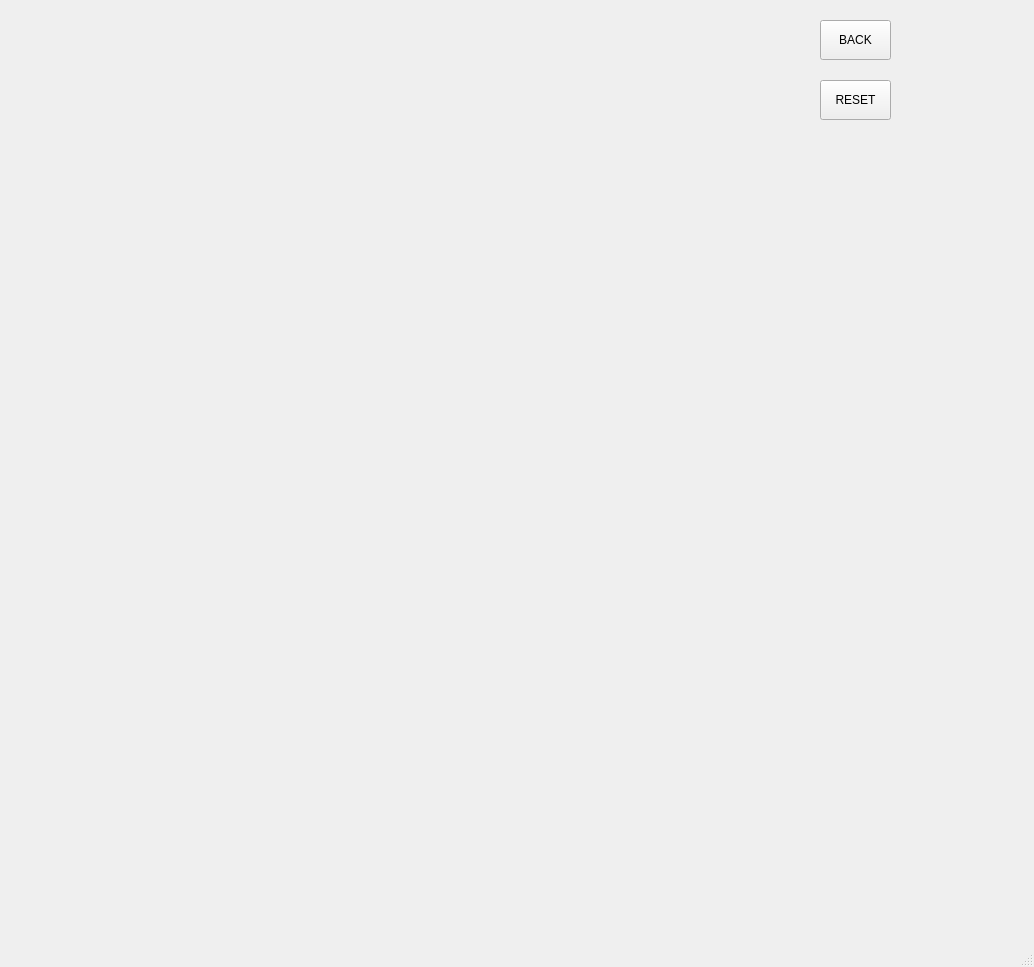
<?xml version="1.0" encoding="UTF-8"?>
<ui version="4.0">
 <class>MainWindow</class>
 <widget class="QMainWindow" name="MainWindow">
  <property name="geometry">
   <rect>
    <x>0</x>
    <y>0</y>
    <width>1034</width>
    <height>967</height>
   </rect>
  </property>
  <property name="windowTitle">
   <string>MainWindow</string>
  </property>
  <widget class="QWidget" name="centralwidget">
   <widget class="QPushButton" name="pb_back">
    <property name="geometry">
     <rect>
      <x>820</x>
      <y>20</y>
      <width>71</width>
      <height>40</height>
     </rect>
    </property>
    <property name="toolTip">
     <string>0,0</string>
    </property>
    <property name="text">
     <string>BACK</string>
    </property>
    <property name="iconSize">
     <size>
      <width>40</width>
      <height>40</height>
     </size>
    </property>
   </widget>
   <widget class="QPushButton" name="pb">
    <property name="geometry">
     <rect>
      <x>820</x>
      <y>80</y>
      <width>71</width>
      <height>40</height>
     </rect>
    </property>
    <property name="toolTip">
     <string>0,0</string>
    </property>
    <property name="text">
     <string>RESET</string>
    </property>
    <property name="iconSize">
     <size>
      <width>40</width>
      <height>40</height>
     </size>
    </property>
   </widget>
  </widget>
  <widget class="QMenuBar" name="menubar">
   <property name="geometry">
    <rect>
     <x>0</x>
     <y>0</y>
     <width>1034</width>
     <height>21</height>
    </rect>
   </property>
  </widget>
  <widget class="QStatusBar" name="statusbar"/>
 </widget>
 <resources/>
 <connections/>
</ui>
